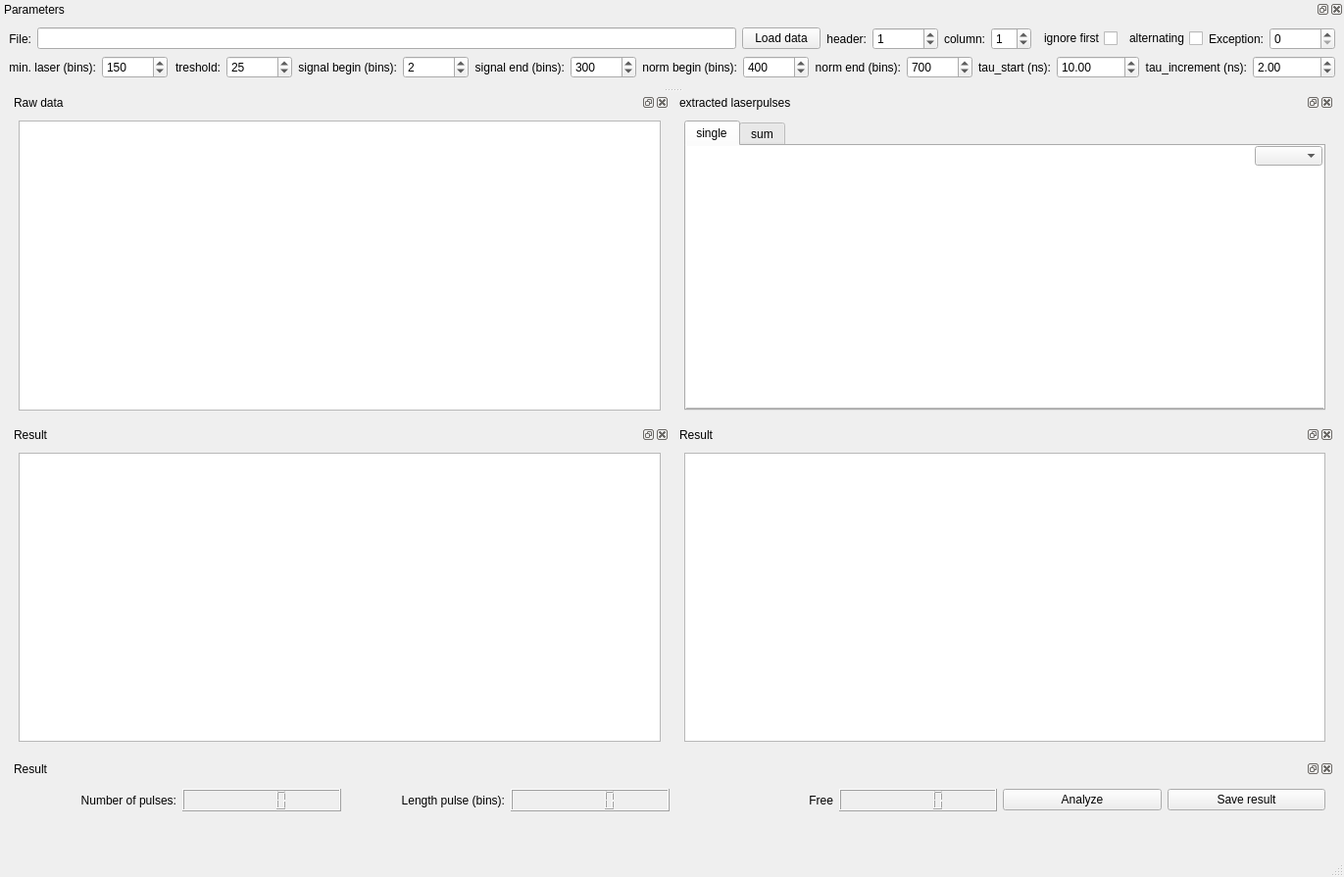
<?xml version="1.0" encoding="UTF-8"?>
<ui version="4.0">
 <class>MainWindow</class>
 <widget class="QMainWindow" name="MainWindow">
  <property name="geometry">
   <rect>
    <x>0</x>
    <y>0</y>
    <width>1371</width>
    <height>895</height>
   </rect>
  </property>
  <property name="windowTitle">
   <string>MainWindow</string>
  </property>
  <widget class="QWidget" name="centralwidget">
   <property name="sizePolicy">
    <sizepolicy hsizetype="Expanding" vsizetype="Expanding">
     <horstretch>0</horstretch>
     <verstretch>0</verstretch>
    </sizepolicy>
   </property>
   <widget class="QWidget" name="gridLayoutWidget">
    <property name="geometry">
     <rect>
      <x>10</x>
      <y>0</y>
      <width>1351</width>
      <height>671</height>
     </rect>
    </property>
    <layout class="QGridLayout" name="gridLayout_5">
     <property name="sizeConstraint">
      <enum>QLayout::SetMinAndMaxSize</enum>
     </property>
     <item row="1" column="0">
      <widget class="QDockWidget" name="result_DockWidget">
       <property name="windowTitle">
        <string>Result</string>
       </property>
       <widget class="QWidget" name="dockWidgetContents_4">
        <layout class="QVBoxLayout" name="verticalLayout_2">
         <item>
          <widget class="PlotWidget" name="result_PlotWidget"/>
         </item>
        </layout>
       </widget>
      </widget>
     </item>
     <item row="3" column="1">
      <layout class="QGridLayout" name="gridLayout_8"/>
     </item>
     <item row="0" column="0">
      <widget class="QDockWidget" name="raw_data_DockWidget">
       <property name="windowTitle">
        <string>Raw data</string>
       </property>
       <widget class="QWidget" name="dockWidgetContents_3">
        <layout class="QVBoxLayout" name="verticalLayout">
         <item>
          <widget class="PlotWidget" name="raw_data_PlotWidget">
           <property name="layoutDirection">
            <enum>Qt::RightToLeft</enum>
           </property>
          </widget>
         </item>
        </layout>
       </widget>
      </widget>
     </item>
     <item row="0" column="1">
      <widget class="QDockWidget" name="extracted_laser_DockWidget">
       <property name="windowTitle">
        <string>extracted laserpulses</string>
       </property>
       <widget class="QWidget" name="dockWidgetContents_2">
        <layout class="QHBoxLayout" name="horizontalLayout_2">
         <item>
          <widget class="QTabWidget" name="tabWidget">
           <property name="currentIndex">
            <number>0</number>
           </property>
           <widget class="QWidget" name="tab">
            <attribute name="title">
             <string>single</string>
            </attribute>
            <widget class="PlotWidget" name="extracted_laser_PlotWidget">
             <property name="geometry">
              <rect>
               <x>-8</x>
               <y>-20</y>
               <width>661</width>
               <height>288</height>
              </rect>
             </property>
            </widget>
            <widget class="QComboBox" name="choose_laserpulse_ComboBox">
             <property name="geometry">
              <rect>
               <x>580</x>
               <y>0</y>
               <width>69</width>
               <height>20</height>
              </rect>
             </property>
            </widget>
           </widget>
           <widget class="QWidget" name="tab_2">
            <attribute name="title">
             <string>sum</string>
            </attribute>
            <widget class="PlotWidget" name="sum_laser_PlotWidget">
             <property name="geometry">
              <rect>
               <x>-10</x>
               <y>-3</y>
               <width>671</width>
               <height>261</height>
              </rect>
             </property>
            </widget>
           </widget>
          </widget>
         </item>
        </layout>
       </widget>
      </widget>
     </item>
     <item row="1" column="1">
      <layout class="QGridLayout" name="gridLayout_10">
       <item row="0" column="0">
        <widget class="QDockWidget" name="result_DockWidget_2">
         <property name="windowTitle">
          <string>Result</string>
         </property>
         <widget class="QWidget" name="dockWidgetContents_6">
          <layout class="QVBoxLayout" name="verticalLayout_3">
           <item>
            <widget class="PlotWidget" name="result_PlotWidget_2"/>
           </item>
          </layout>
         </widget>
        </widget>
       </item>
      </layout>
     </item>
    </layout>
   </widget>
   <widget class="QDockWidget" name="Result_DockWidget">
    <property name="geometry">
     <rect>
      <x>10</x>
      <y>680</y>
      <width>1351</width>
      <height>65</height>
     </rect>
    </property>
    <property name="windowTitle">
     <string>Result</string>
    </property>
    <widget class="QWidget" name="dockWidgetContents_8">
     <layout class="QHBoxLayout" name="horizontalLayout_4">
      <item>
       <layout class="QGridLayout" name="gridLayout_4">
        <item row="0" column="1">
         <widget class="QLCDNumber" name="number_pulses_lcdNumber"/>
        </item>
        <item row="0" column="0">
         <widget class="QLabel" name="number_of_pulses_Label">
          <property name="text">
           <string>Number of pulses:</string>
          </property>
          <property name="alignment">
           <set>Qt::AlignRight|Qt::AlignTrailing|Qt::AlignVCenter</set>
          </property>
         </widget>
        </item>
        <item row="0" column="4">
         <widget class="QLabel" name="free_Label">
          <property name="text">
           <string>Free</string>
          </property>
          <property name="alignment">
           <set>Qt::AlignRight|Qt::AlignTrailing|Qt::AlignVCenter</set>
          </property>
         </widget>
        </item>
        <item row="0" column="7">
         <widget class="QPushButton" name="save_result_PushButton">
          <property name="text">
           <string>Save result</string>
          </property>
         </widget>
        </item>
        <item row="0" column="3">
         <widget class="QLCDNumber" name="length_pulse_lcdNumber"/>
        </item>
        <item row="0" column="5">
         <widget class="QLCDNumber" name="free_lcdNumber"/>
        </item>
        <item row="0" column="2">
         <widget class="QLabel" name="length_pulse_Label">
          <property name="text">
           <string>Length pulse (bins):</string>
          </property>
          <property name="alignment">
           <set>Qt::AlignRight|Qt::AlignTrailing|Qt::AlignVCenter</set>
          </property>
         </widget>
        </item>
        <item row="0" column="6">
         <widget class="QPushButton" name="analyze_PushButton">
          <property name="text">
           <string>Analyze</string>
          </property>
         </widget>
        </item>
       </layout>
      </item>
     </layout>
    </widget>
   </widget>
  </widget>
  <widget class="QMenuBar" name="menubar">
   <property name="geometry">
    <rect>
     <x>0</x>
     <y>0</y>
     <width>1371</width>
     <height>21</height>
    </rect>
   </property>
  </widget>
  <widget class="QStatusBar" name="statusbar"/>
  <widget class="QDockWidget" name="Parameter_DockWidget">
   <property name="windowTitle">
    <string>Parameters</string>
   </property>
   <attribute name="dockWidgetArea">
    <number>4</number>
   </attribute>
   <widget class="QWidget" name="dockWidgetContents_5">
    <layout class="QHBoxLayout" name="horizontalLayout_3">
     <item>
      <layout class="QGridLayout" name="gridLayout_2">
       <item row="1" column="0">
        <layout class="QGridLayout" name="gridLayout_3">
         <item row="1" column="12">
          <widget class="QLabel" name="norm_end_Label">
           <property name="text">
            <string>norm end (bins):</string>
           </property>
           <property name="alignment">
            <set>Qt::AlignRight|Qt::AlignTrailing|Qt::AlignVCenter</set>
           </property>
          </widget>
         </item>
         <item row="1" column="7">
          <widget class="QSpinBox" name="signal_begin_SpinBox">
           <property name="maximum">
            <number>999999999</number>
           </property>
           <property name="value">
            <number>2</number>
           </property>
          </widget>
         </item>
         <item row="1" column="5">
          <widget class="QSpinBox" name="treshold_SpinBox">
           <property name="maximum">
            <number>999999999</number>
           </property>
           <property name="value">
            <number>25</number>
           </property>
          </widget>
         </item>
         <item row="1" column="15">
          <widget class="QDoubleSpinBox" name="tau_start_SpinBox">
           <property name="maximum">
            <double>999999999.000000000000000</double>
           </property>
           <property name="value">
            <double>10.000000000000000</double>
           </property>
          </widget>
         </item>
         <item row="1" column="13">
          <widget class="QSpinBox" name="norm_end_SpinBox">
           <property name="maximum">
            <number>999999999</number>
           </property>
           <property name="value">
            <number>700</number>
           </property>
          </widget>
         </item>
         <item row="1" column="17">
          <widget class="QDoubleSpinBox" name="tau_increment_SpinBox">
           <property name="maximum">
            <double>999999999.000000000000000</double>
           </property>
           <property name="value">
            <double>2.000000000000000</double>
           </property>
          </widget>
         </item>
         <item row="1" column="11">
          <widget class="QSpinBox" name="norm_begin_SpinBox">
           <property name="maximum">
            <number>999999999</number>
           </property>
           <property name="value">
            <number>400</number>
           </property>
          </widget>
         </item>
         <item row="1" column="4">
          <widget class="QLabel" name="treshold_Label">
           <property name="text">
            <string>treshold:</string>
           </property>
           <property name="alignment">
            <set>Qt::AlignRight|Qt::AlignTrailing|Qt::AlignVCenter</set>
           </property>
          </widget>
         </item>
         <item row="1" column="0">
          <widget class="QLabel" name="min_laser_Label">
           <property name="text">
            <string>min. laser (bins):</string>
           </property>
           <property name="alignment">
            <set>Qt::AlignRight|Qt::AlignTrailing|Qt::AlignVCenter</set>
           </property>
          </widget>
         </item>
         <item row="1" column="10">
          <widget class="QLabel" name="norm_begin_Label">
           <property name="text">
            <string>norm begin (bins):</string>
           </property>
           <property name="alignment">
            <set>Qt::AlignRight|Qt::AlignTrailing|Qt::AlignVCenter</set>
           </property>
          </widget>
         </item>
         <item row="1" column="1">
          <widget class="QSpinBox" name="min_laser_SpinBox">
           <property name="maximum">
            <number>999999999</number>
           </property>
           <property name="value">
            <number>150</number>
           </property>
          </widget>
         </item>
         <item row="1" column="9">
          <widget class="QSpinBox" name="signal_end_SpinBox">
           <property name="maximum">
            <number>999999999</number>
           </property>
           <property name="value">
            <number>300</number>
           </property>
          </widget>
         </item>
         <item row="1" column="8">
          <widget class="QLabel" name="signal_end_Label">
           <property name="text">
            <string>signal end (bins):</string>
           </property>
           <property name="alignment">
            <set>Qt::AlignRight|Qt::AlignTrailing|Qt::AlignVCenter</set>
           </property>
          </widget>
         </item>
         <item row="1" column="6">
          <widget class="QLabel" name="signal_begin_Label">
           <property name="text">
            <string>signal begin (bins):</string>
           </property>
           <property name="alignment">
            <set>Qt::AlignRight|Qt::AlignTrailing|Qt::AlignVCenter</set>
           </property>
          </widget>
         </item>
         <item row="1" column="16">
          <widget class="QLabel" name="tau_increment_Label">
           <property name="text">
            <string>tau_increment (ns):</string>
           </property>
           <property name="alignment">
            <set>Qt::AlignRight|Qt::AlignTrailing|Qt::AlignVCenter</set>
           </property>
          </widget>
         </item>
         <item row="1" column="14">
          <widget class="QLabel" name="tau_start_Label">
           <property name="text">
            <string>tau_start (ns):</string>
           </property>
           <property name="alignment">
            <set>Qt::AlignRight|Qt::AlignTrailing|Qt::AlignVCenter</set>
           </property>
          </widget>
         </item>
        </layout>
       </item>
       <item row="0" column="0">
        <layout class="QGridLayout" name="gridLayout_6">
         <item row="0" column="1">
          <widget class="QLineEdit" name="data_filename_LineEdit">
           <property name="whatsThis">
            <string extracomment="tetetert"/>
           </property>
          </widget>
         </item>
         <item row="0" column="0">
          <widget class="QLabel" name="file_Label">
           <property name="text">
            <string>File:</string>
           </property>
           <property name="alignment">
            <set>Qt::AlignRight|Qt::AlignTrailing|Qt::AlignVCenter</set>
           </property>
          </widget>
         </item>
         <item row="0" column="7">
          <widget class="QCheckBox" name="ignore_first_CheckBox">
           <property name="layoutDirection">
            <enum>Qt::RightToLeft</enum>
           </property>
           <property name="text">
            <string>ignore first</string>
           </property>
          </widget>
         </item>
         <item row="0" column="6">
          <widget class="QSpinBox" name="column_SpinBox">
           <property name="value">
            <number>1</number>
           </property>
          </widget>
         </item>
         <item row="0" column="5">
          <widget class="QLabel" name="column_Label">
           <property name="text">
            <string>column:</string>
           </property>
           <property name="alignment">
            <set>Qt::AlignRight|Qt::AlignTrailing|Qt::AlignVCenter</set>
           </property>
          </widget>
         </item>
         <item row="0" column="2">
          <widget class="QPushButton" name="load_data_PushButton">
           <property name="text">
            <string>Load data</string>
           </property>
          </widget>
         </item>
         <item row="0" column="3">
          <widget class="QLabel" name="header_Label">
           <property name="whatsThis">
            <string/>
           </property>
           <property name="text">
            <string>header:</string>
           </property>
           <property name="alignment">
            <set>Qt::AlignRight|Qt::AlignTrailing|Qt::AlignVCenter</set>
           </property>
          </widget>
         </item>
         <item row="0" column="4">
          <widget class="QSpinBox" name="header_SpinBox">
           <property name="whatsThis">
            <string/>
           </property>
           <property name="maximum">
            <number>999999999</number>
           </property>
           <property name="value">
            <number>1</number>
           </property>
          </widget>
         </item>
         <item row="0" column="8">
          <widget class="QCheckBox" name="alternating_CheckBox">
           <property name="layoutDirection">
            <enum>Qt::RightToLeft</enum>
           </property>
           <property name="text">
            <string>alternating</string>
           </property>
          </widget>
         </item>
         <item row="0" column="9">
          <widget class="QLabel" name="exception_Label">
           <property name="text">
            <string>Exception:</string>
           </property>
           <property name="alignment">
            <set>Qt::AlignRight|Qt::AlignTrailing|Qt::AlignVCenter</set>
           </property>
          </widget>
         </item>
         <item row="0" column="10">
          <widget class="QSpinBox" name="exception_SpinBox">
           <property name="maximum">
            <number>999999999</number>
           </property>
          </widget>
         </item>
        </layout>
       </item>
      </layout>
     </item>
    </layout>
   </widget>
  </widget>
 </widget>
 <customwidgets>
  <customwidget>
   <class>PlotWidget</class>
   <extends>QGraphicsView</extends>
   <header location="global">pyqtgraph</header>
  </customwidget>
 </customwidgets>
 <resources/>
 <connections/>
</ui>
